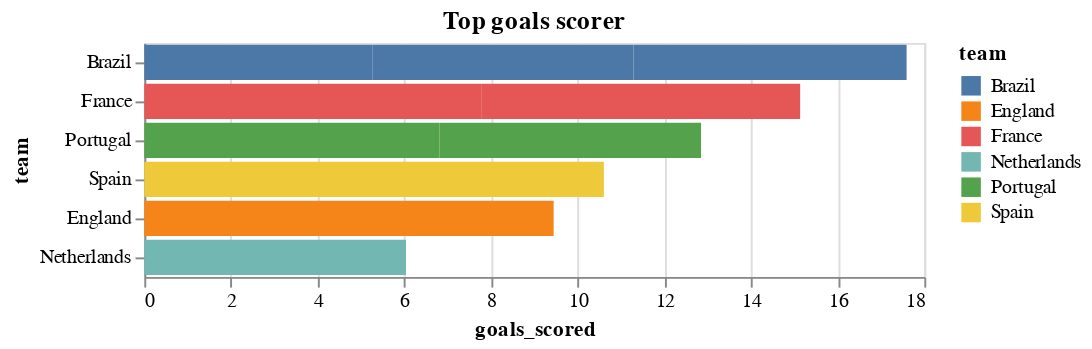

The code cell stored with this chart in its notebook:
### Code cell
import altair as alt

source = df_top_wins

alt.Chart(source, title="Top goals scorer").mark_bar().encode(
    x='goals_scored:Q',
    y=alt.Y('team:N', sort='-x'),
    color='team',
    )

### Figure 1 — Vega-Lite specification as saved in the notebook (floating-point values rounded to 4 significant figures)
{"config": {"view": {"continuousWidth": 400, "continuousHeight": 300}}, "data": {"name": "data-cc1ba4f0bbcb727d08cf970217c0d621"}, "mark": "bar", "encoding": {"color": {"field": "team", "type": "nominal"}, "x": {"field": "goals_scored", "type": "quantitative"}, "y": {"field": "team", "sort": "-x", "type": "nominal"}}, "title": "Top goals scorer", "$schema": "https://vega.github.io/schema/vega-lite/v4.17.0.json", "datasets": {"data-cc1ba4f0bbcb727d08cf970217c0d621": [{"forecast_timestamp": "2022-11-28 20:59:50 UTC", "team": "Brazil", "group": "G", "spi": 93.48, "global_o": 3.062, "global_d": 0.2366, "sim_wins": 2.813, "sim_ties": 0.1506, "sim_losses": 0.03652, "sim_goal_diff": 4.947, "goals_scored": 5.261, "goals_against": 0.3131, "group_1": 0.9951, "group_2": 0.00485, "group_3": 0.0, "group_4": 0.0, "make_round_of_16": 1.0, "make_quarters": 0.8226, "make_semis": 0.5373, "make_final": 0.3942, "win_league": 0.26, "timestamp": "2022-11-28 21:01:22 UTC"}, {"forecast_timestamp": "2022-11-28 20:59:50 UTC", "team": "France", "group": "D", "spi": 90.15, "global_o": 3.03, "global_d": 0.4555, "sim_wins": 2.649, "sim_ties": 0.2385, "sim_losses": 0.1126, "sim_goal_diff": 5.185, "goals_scored": 7.79, "goals_against": 2.604, "group_1": 0.9999, "group_2": 8e-05, "group_3": 0.0, "group_4": 0.0, "make_round_of_16": 1.0, "make_quarters": 0.76, "make_semis": 0.476, "make_final": 0.2722, "win_league": 0.1327, "timestamp": "2022-11-28 21:01:22 UTC"}, {"forecast_timestamp": "2022-11-28 20:59:50 UTC", "team": "Portugal", "group": "H", "spi": 87.55, "global_o": 2.816, "global_d": 0.5101, "sim_wins": 2.586, "sim_ties": 0.2474, "sim_losses": 0.167, "sim_goal_diff": 3.943, "goals_scored": 6.809, "goals_against": 2.866, "group_1": 0.9883, "group_2": 0.01166, "group_3": 0.0, "group_4": 0.0, "make_round_of_16": 1.0, "make_quarters": 0.6509, "make_semis": 0.353, "make_final": 0.1839, "win_league": 0.08195, "timestamp": "2022-11-28 21:01:22 UTC"}, {"forecast_timestamp": "2022-11-24 20:56:17 UTC", "team": "Brazil", "group": "G", "spi": 93.66, "global_o": 3.155, "global_d": 0.2604, "sim_wins": 2.445, "sim_ties": 0.3972, "sim_losses": 0.1581, "sim_goal_diff": 5.063, "goals_scored": 6.03, "goals_against": 0.9669, "group_1": 0.8523, "group_2": 0.1312, "group_3": 0.01552, "group_4": 0.00099, "make_round_of_16": 0.9835, "make_quarters": 0.7623, "make_semis": 0.5048, "make_final": 0.3679, "win_league": 0.2476, "timestamp": "2022-11-28 21:01:22 UTC"}, {"forecast_timestamp": "2022-11-24 20:56:17 UTC", "team": "Netherlands", "group": "A", "spi": 86.07, "global_o": 2.756, "global_d": 0.5636, "sim_wins": 2.216, "sim_ties": 0.4542, "sim_losses": 0.3296, "sim_goal_diff": 4.227, "goals_scored": 6.039, "goals_against": 1.813, "group_1": 0.7123, "group_2": 0.2371, "group_3": 0.04561, "group_4": 0.00501, "make_round_of_16": 0.9494, "make_quarters": 0.6013, "make_semis": 0.3568, "make_final": 0.1462, "win_league": 0.07245, "timestamp": "2022-11-28 21:01:22 UTC"}, {"forecast_timestamp": "2022-11-24 20:56:17 UTC", "team": "France", "group": "D", "spi": 89.25, "global_o": 2.94, "global_d": 0.4697, "sim_wins": 2.139, "sim_ties": 0.5184, "sim_losses": 0.3428, "sim_goal_diff": 4.747, "goals_scored": 7.345, "goals_against": 2.598, "group_1": 0.7691, "group_2": 0.1608, "group_3": 0.06439, "group_4": 0.00571, "make_round_of_16": 0.9299, "make_quarters": 0.6589, "make_semis": 0.4035, "make_final": 0.2231, "win_league": 0.1109, "timestamp": "2022-11-28 21:01:22 UTC"}, {"forecast_timestamp": "2022-11-24 20:56:17 UTC", "team": "England", "group": "B", "spi": 86.26, "global_o": 2.701, "global_d": 0.5235, "sim_wins": 2.134, "sim_ties": 0.5121, "sim_losses": 0.3544, "sim_goal_diff": 5.725, "goals_scored": 9.446, "goals_against": 3.721, "group_1": 0.785, "group_2": 0.1482, "group_3": 0.05782, "group_4": 0.00908, "make_round_of_16": 0.9331, "make_quarters": 0.5857, "make_semis": 0.3062, "make_final": 0.1561, "win_league": 0.07118, "timestamp": "2022-11-28 21:01:22 UTC"}, {"forecast_timestamp": "2022-11-16 16:00:55 UTC", "team": "Brazil", "group": "G", "spi": 93.55, "global_o": 3.222, "global_d": 0.2963, "sim_wins": 2.115, "sim_ties": 0.5946, "sim_losses": 0.2907, "sim_goal_diff": 4.463, "goals_scored": 6.302, "goals_against": 1.839, "group_1": 0.7164, "group_2": 0.1941, "group_3": 0.06846, "group_4": 0.02109, "make_round_of_16": 0.9104, "make_quarters": 0.6887, "make_semis": 0.4638, "make_final": 0.3248, "win_league": 0.2167, "timestamp": "2022-11-28 21:01:22 UTC"}, {"forecast_timestamp": "2022-11-24 20:56:17 UTC", "team": "Spain", "group": "E", "spi": 91.22, "global_o": 2.955, "global_d": 0.3494, "sim_wins": 2.089, "sim_ties": 0.4914, "sim_losses": 0.4194, "sim_goal_diff": 8.542, "goals_scored": 10.61, "goals_against": 2.064, "group_1": 0.7482, "group_2": 0.1539, "group_3": 0.09711, "group_4": 0.00079, "make_round_of_16": 0.9021, "make_quarters": 0.6638, "make_semis": 0.3512, "make_final": 0.2394, "win_league": 0.1459, "timestamp": "2022-11-28 21:01:22 UTC"}, {"forecast_timestamp": "2022-11-24 20:56:17 UTC", "team": "Portugal", "group": "H", "spi": 87.3, "global_o": 2.807, "global_d": 0.5203, "sim_wins": 2.007, "sim_ties": 0.5561, "sim_losses": 0.4366, "sim_goal_diff": 2.232, "goals_scored": 6.038, "goals_against": 3.806, "group_1": 0.6674, "group_2": 0.2087, "group_3": 0.1121, "group_4": 0.01172, "make_round_of_16": 0.8762, "make_quarters": 0.4917, "make_semis": 0.2837, "make_final": 0.1542, "win_league": 0.07188, "timestamp": "2022-11-28 21:01:22 UTC"}]}}
